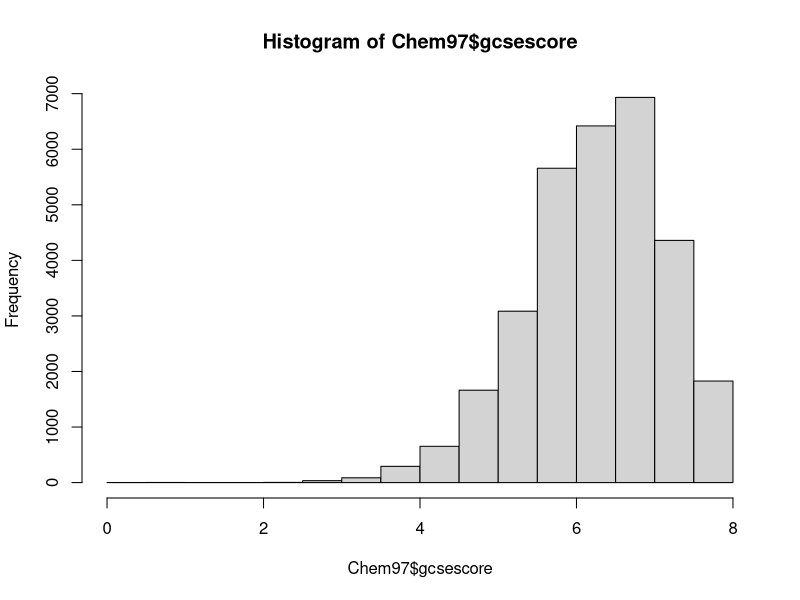
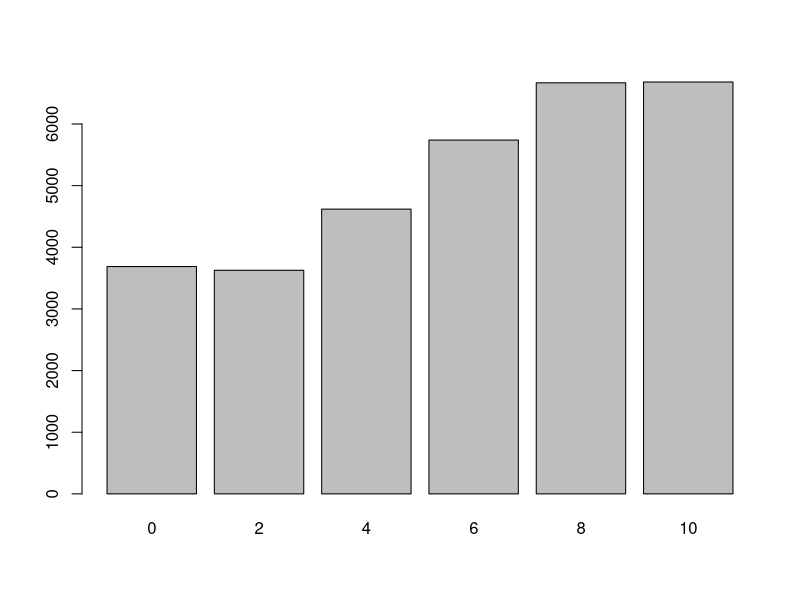
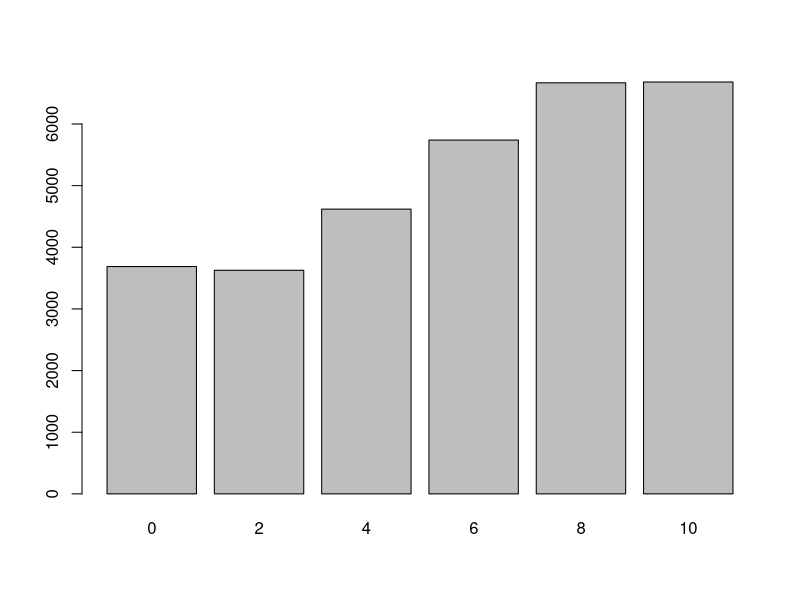
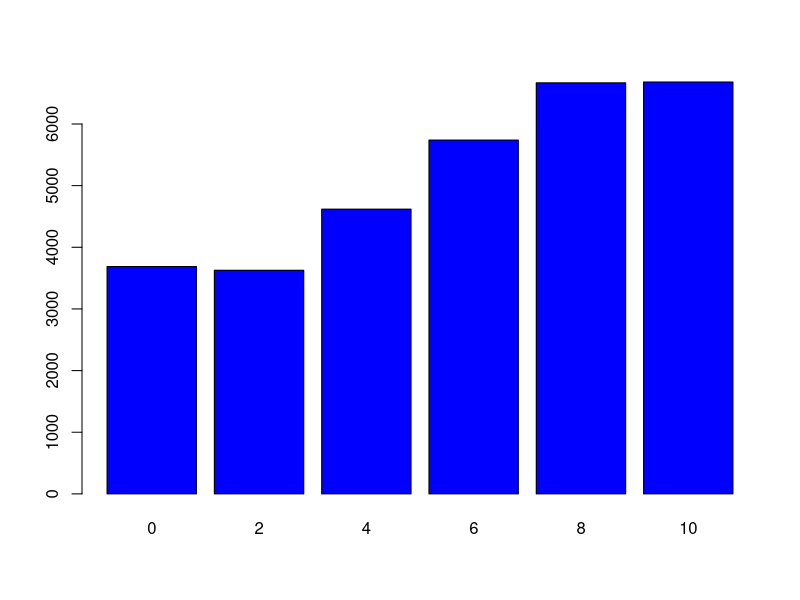
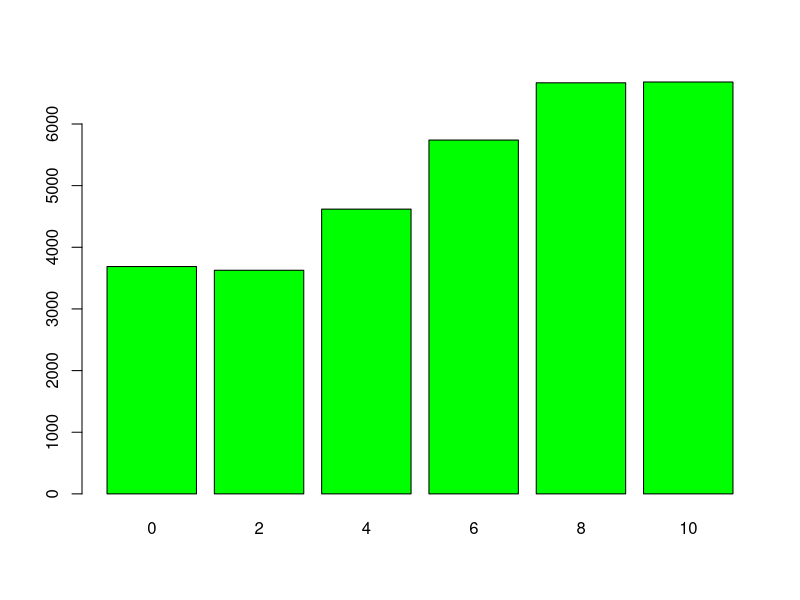
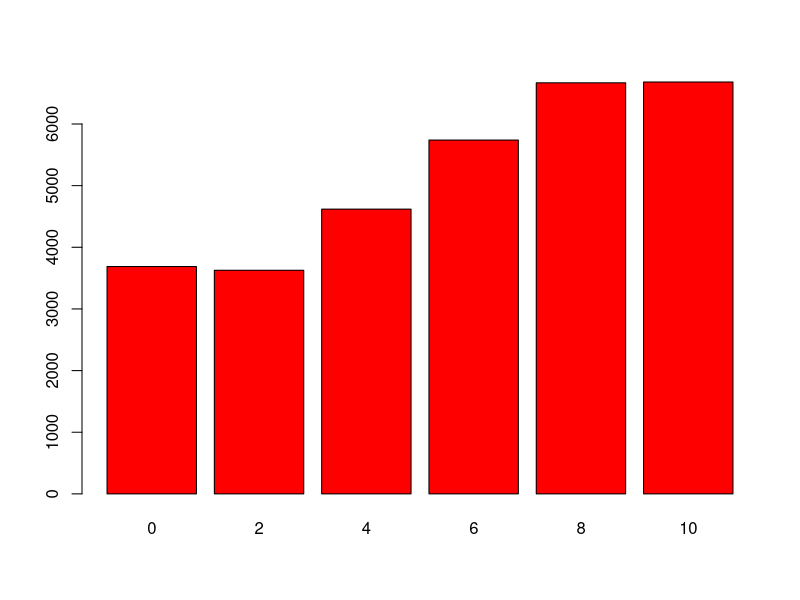
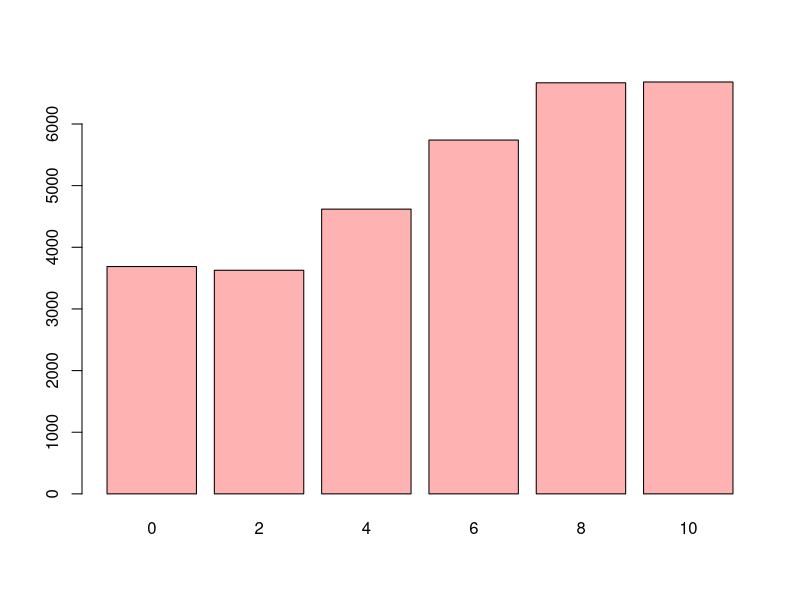
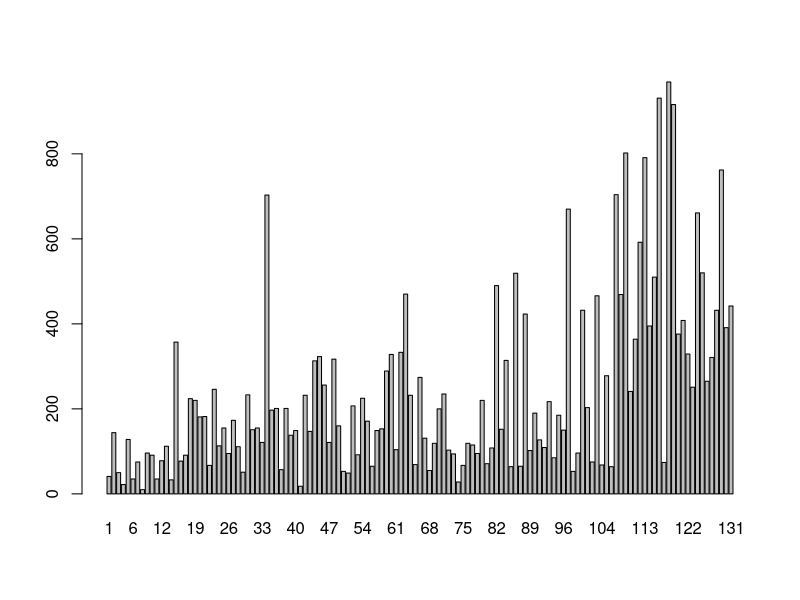

Recreate these plots in R, in order. (Note: this script raises an error after producing the figures.)
#------------------------------------------------------------#
# Einführung in R
# Jan-Philipp Kolb
# 
# Einfache Graphiken
#
# 13.04.2015
#------------------------------------------------------------#


#------------------------------------------------------------#
# General Information
#------------------------------------------------------------#

scriptname <- "IntroR_E_EinfacheGraphiken.R"
author <- "Jan-Philipp Kolb"

#------------------------------------------------------------#
# Pfade festlegen
#------------------------------------------------------------#

main.path <- "J:/Work/Statistik/Kolb/Workshops/2014/WorkshopEinfuehrungR/"

graph.path <- paste(main.path,"Folien/figure/",sep="")

data.path <- "D:/Daten/Workshops"

#------------------------------------------------------------#
# Bibliotheken
#------------------------------------------------------------#


library(mlmRev)
library(datasets)
library(lattice)
library(vioplot)


#------------------------------------------------------------#
# Datensätze
#------------------------------------------------------------#

data(Chem97)

? Chem97


#------------------------------------------------------------#
# Histogram
#------------------------------------------------------------#


# Histogramm
?hist
hist(Chem97$gcsescore)

  # Das Histogram abspeichern

setwd(graph.path)
png("IntroR_hist_Chem97.png")
  hist(Chem97$gcsescore)
dev.off()


setwd(graph.path)
png("IntroR_hist_Chem97B.png")
hist(Chem97$gcsescore,col="blue",
     main="Hallo Welt",ylab="y-Werte",
     xlab="x-Werte")
dev.off()



#------------------------------------------------------------#
# Barplot
#------------------------------------------------------------#


  # Der Befehl rgb

tabScore <- table(Chem97$score)
barplot(tabScore)
 

barplot(tabScore)
barplot(tabScore,col=rgb(0,0,1))
barplot(tabScore,col=rgb(0,1,0))
barplot(tabScore,col=rgb(1,0,0))
barplot(tabScore,col=rgb(1,0,0,.3))

png("barplot.png")
barplot(tabScore)
dev.off()

png("barplotblue.png")
barplot(tabScore,col=rgb(0,0,1))
dev.off()

png("barplotgreen.png")
barplot(tabScore,col=rgb(0,1,0))
dev.off()

png("barplotred.png")
barplot(tabScore,col=rgb(1,0,0))
dev.off()

png("barplottr.png")
barplot(tabScore,col=rgb(1,0,0,.3))
dev.off()

png("barchart.png")
barchart(tabScore)
dev.off()

  # weitere Barplots

barplot(table(Chem97$lea))

#------------------------------------------------------------#
# Boxplot
#------------------------------------------------------------#

boxplot(Chem97$gcsescore)


setwd(graph.path)
png("IntroR_boxplot_Chem97.png")
boxplot(Chem97$gcsescore,horizontal=TRUE)
dev.off()

  # Gruppierte Boxplots

boxplot(Chem97$gcsescore~Chem97$gender)

setwd(graph.path)
png("IntroR_boxplot_Chem97gender.png")
boxplot(Chem97$gcsescore~Chem97$gender)
dev.off()

####
# vioplot

vioplot(Chem97$gcsescore)

vioplot(Chem97$gcsescore,col="royalblue")

#------------------------------------------------------------#
# Scatterplot
#------------------------------------------------------------#


plot(oecd$Einkommen,oecd$Armut)

plot(oecd$Einkommen,oecd$Armut,xlab="Einkommen",
     ylab="Armut")

plot(oecd$Einkommen,oecd$Armut,xlab="Einkommen",
     ylab="Armut",pch=15)

setwd(graph.path)
png("IntroR_scatterplot_oecd.png")
plot(oecd$Einkommen,oecd$Armut,xlab="Einkommen",
     ylab="Armut",pch=15,col="royalblue",cex=3)
dev.off()


# data(swiss)
